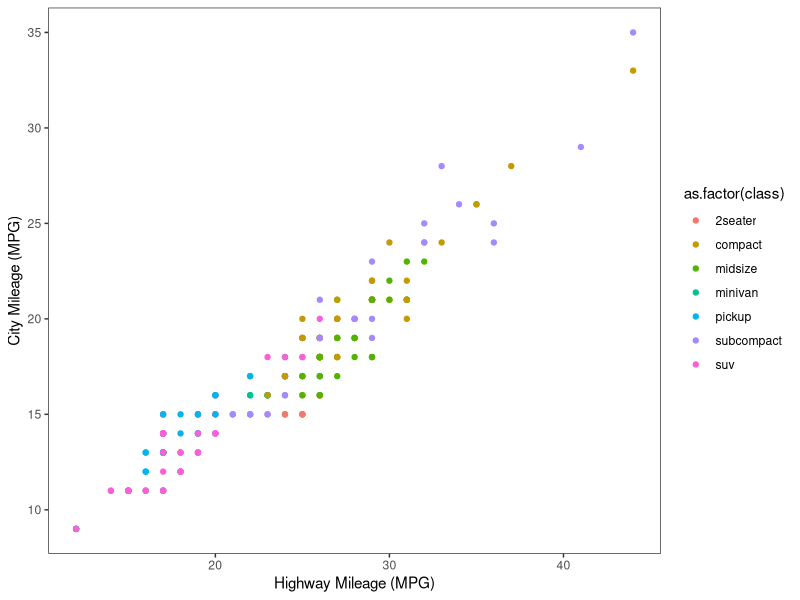
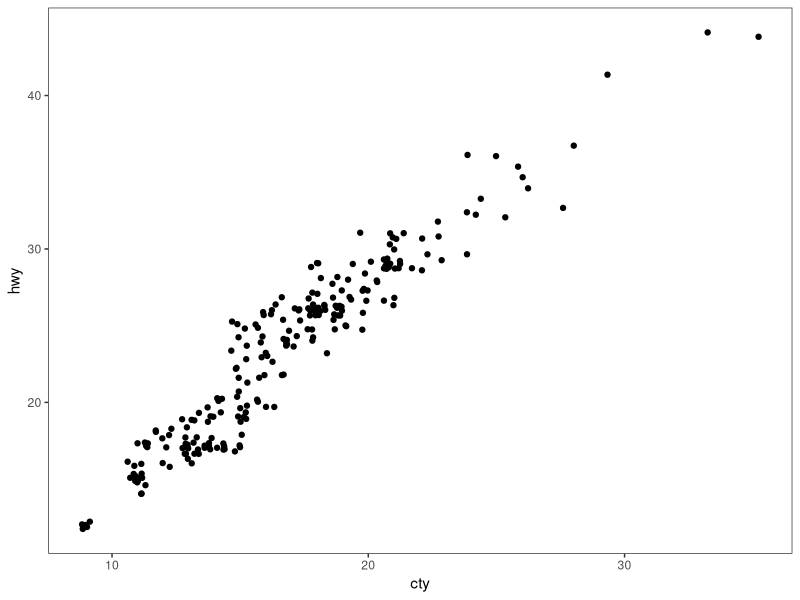
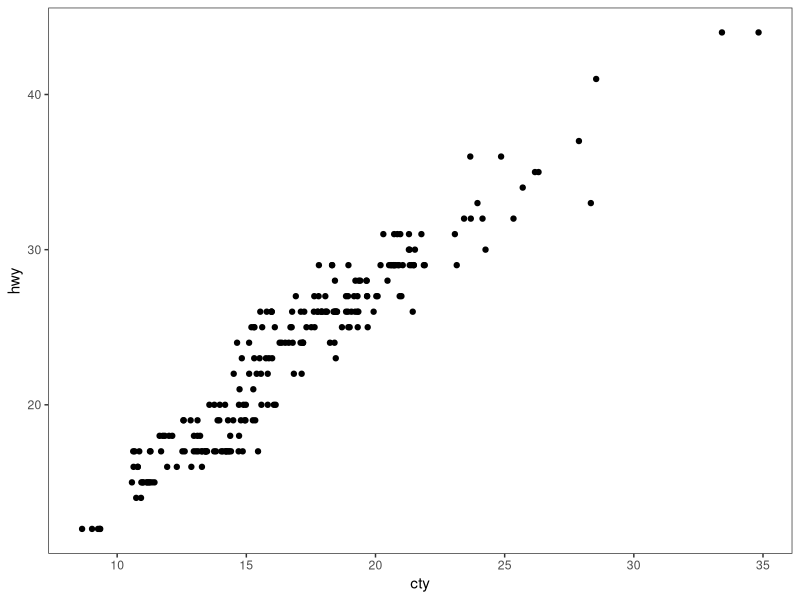
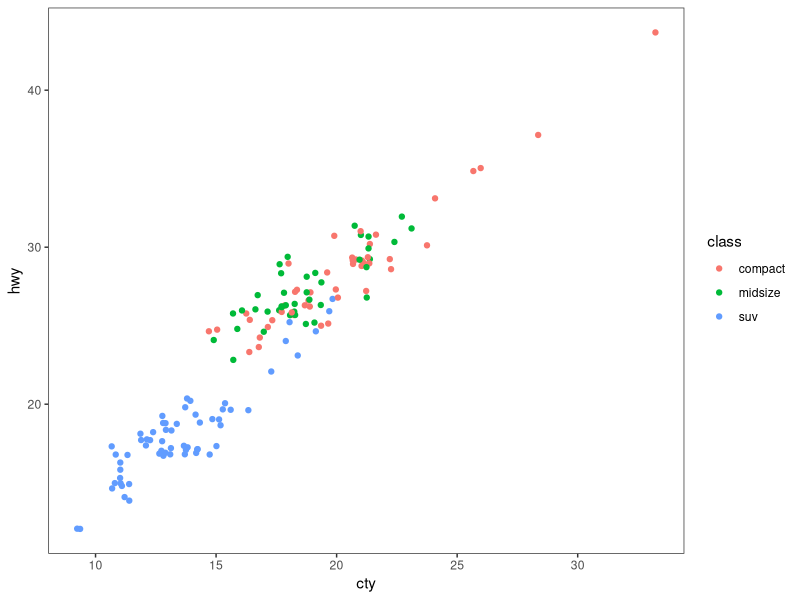
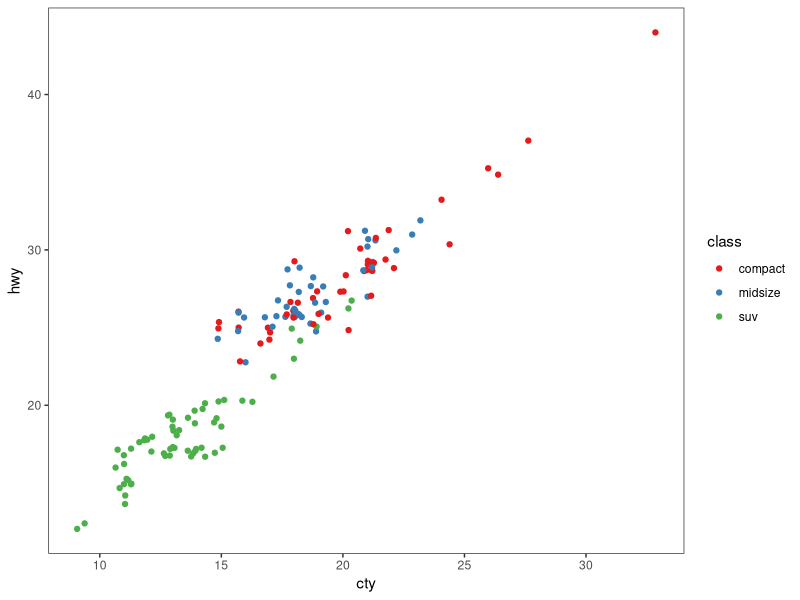
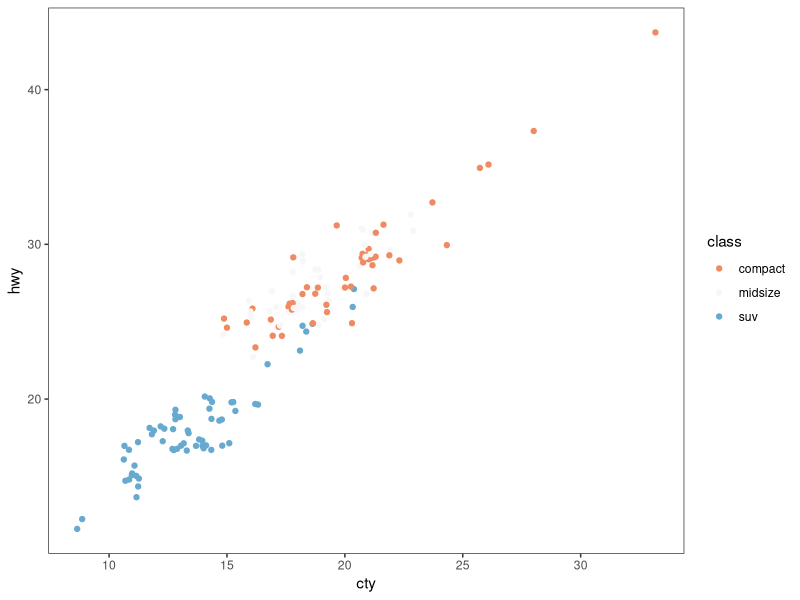
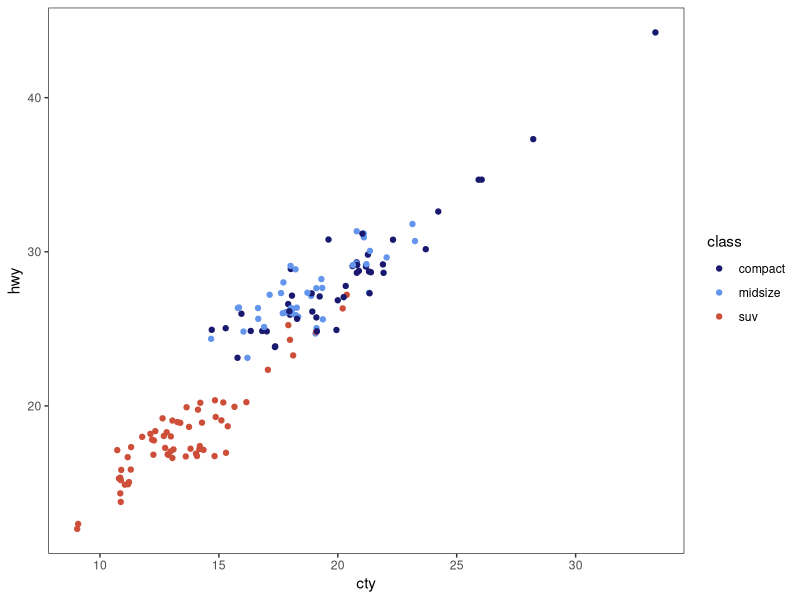
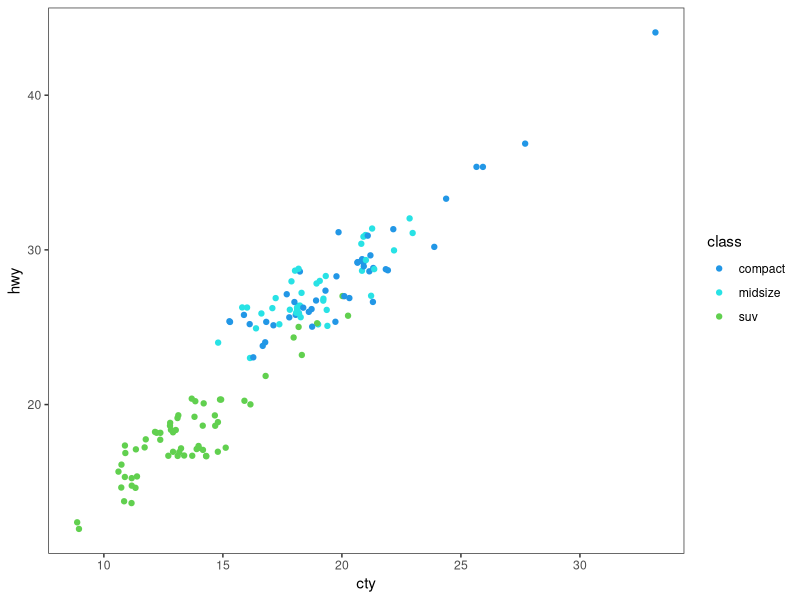

Here is the R script that generated these plots, in order: (Note: this script raises an error after producing the figures.)
# ---------------------------------------------------------- #
#### MODULE 3: Plot even more data!                       ####               
# ---------------------------------------------------------- #

## OBJECTIVE:
# 1. To develop a "grammar of graphics".
# 2. To become comfortable using ggplot2 for exploratory data visualization.


# ---------------------------------------------------------- #
#### SET UP:                                              ####
# ---------------------------------------------------------- #
# REMINDER: In RStudio, open the Rproject for our course (UNCG_DataWrangling), 
# pull any changes from GitHub, and navigate to the branch you created for 
# yourself (just a single branch for the whole semester) in RStudio's Git tab.
# Open this week's assignment in this new branch to complete and submit on GitHub.
# Ideally, you'll commit your answers a bit at a time as you work through
# this assignment, rather than committing all at once at the end.

# Reminder of some helpful resources for graphing in R:
# ggplot Cookbook: http://www.cookbook-r.com/Graphs/
# Official ggplot2 Book: https://ggplot2-book.org/
# Themes in ggplot2: https://ggplot2-book.org/polishing.html#themes

# In ggplot2, aesthetic means “something you can see”. Each aesthetic is a
# mapping between a visual cue and a variable.
# Examples include:
# position (i.e., on the x and y axes)
# color (“outside” color)
# fill (“inside” color)
# shape (of points)
# line type
# size

# Each type of geometric object (geom) accepts only a subset of all aesthetics.
# Refer to the geom help pages to see what mappings each geom accepts. Aesthetic
# mappings are set with the aes() function.

# TASK: We will be using the ggplot2 package for graphing. Fortunately, ggplot2 
# is nested within the tidyverse package (along with many others).
# Start by writing code to load the tidyverse library.
# HINT: see the end of assignment #1 if you forgot how to load a package.

library(tidyverse)

# TASK: Write code below to set your theme to black and white and both your major
# AND minor gridlines to element_blank for all plots you'll be making today.
# HINT: Check back to last week's assignment section 1.9 for setting themes for
# all plots.

theme_set(theme_bw())
theme_update(panel.grid.major=element_blank(),
             panel.grid.minor=element_blank())


# ---------------------------------------------------------- #
#### 1.0 CORRELATION                                      ####
# ---------------------------------------------------------- #

# We learned how to make correlations last week, but it never hurts to get
# more practice! Let's start by using a data set built into ggplot2.
# The mpg dataset looks at the gas efficiency of different cars. Run the following
# code to load the data:
data(mpg, package = "ggplot2")

# TASK: Create a scatterplot (i.e., a dot plot) to relate city and highway mileage.
# Color the points by the class of car (class column) and label the x and y axis 
# to be more informative (City Mileage (MPG) vs Highway Mileage (MPG)).
# HINT: Refer back to last week's assignment or the ggplot help resources if you 
# forget how to make a scatterplot.

ggplot(mpg, aes(x=hwy,y=cty))+
  xlab('Highway Mileage (MPG)')+
  ylab('City Mileage (MPG)')+
  geom_point(aes(color=as.factor(class)))

# Looks alright, but the graph may be hiding some information...
# QUESTION: How many data points are in the mpg dataframe?

str(mpg)
# There are 234 obs. in 11 columns

# QUESTION: Approximately how many dots are in the graph you just made? How does
# that compare to the number of observations in the dataframe?

# There are roughly 78 points on the graph, which is a lot smaller than
# The number of observations.

# Try another correlation-focused geom that addresses this problem by running
# the following code:
ggplot(data=mpg, aes(x=cty, y=hwy)) + 
  geom_jitter()


# QUESTION: What happened when you created the plot with geom_jitter?

# A LOT more observations were added to the plot and some points were added in randomly.

# QUESTION: Run the code to create a plot using geom_jitter a second time. Then run it
# again and again. What happens each time? Why is this happening?

# The graph slightly shifts because the geom_jitter() function randomly moves the points 
# along the x and y axises.

# TASK: The default in geom_jitter is to jitter (or slightly move) the points away
# from each other in both the x and y directions. Check the help file for geom_jitter
# and write code below to make a graph where you jitter points in only the x-dimension
# by 0.5.

ggplot(data=mpg, aes(x=cty, y=hwy)) + 
  geom_jitter(height= F, width=0.5)

# ---------------------------------------------------------- #
#### 1.1 DETOUR! COLORS, COLORS, COLORS                   ####
# ---------------------------------------------------------- #

# Our world is so colorful, and our graphs can be too! But we want to be mindful
# of our color choices to not only be beautiful, but also informative and accessible.

# TASK: Create a new dataframe that filters our mpg data down to only information
# for car classes compact, midsize, and suv using an %in% statement. Name your 
# new dataframe mpgSubset.
# HINT: Refer back to the Transform assignment if you want help with %in% (or 
# try googling!)

mpgSubset <- mpg%>%
  filter(mpg$class%in%c('compact','midsize','suv'))

# ggplot has lots of nice (and some not so nice) built-in color palettes that we 
# can use to fill our bars with color. Try running the following code:
ggplot(data=mpgSubset, aes(x=cty, y=hwy, color=class)) +
  geom_jitter()

# The code above supplies us with ggplot's default color palette, which I find not
# so pleasing. Let's try to change this!

# We can add a statement specifying the scale of colors we would prefer. One way
# to do this is to use other pre-set palettes from ggplot. Run the code below to 
# ask ggplot to use the color brewer's palette called Set 1.
ggplot(data=mpgSubset, aes(x=cty, y=hwy, color=class)) +
  geom_jitter() +
  scale_color_brewer(palette="Set1")

# Alternatively, we could use the "RdBu" palette:
ggplot(data=mpgSubset, aes(x=cty, y=hwy, color=class)) +
  geom_jitter() +
  scale_color_brewer(palette="RdBu")

# QUESTION: Investigate the color brewer's range of palettes at this website: 
# https://r-graph-gallery.com/38-rcolorbrewers-palettes.html
# What do you notice about the colors chosen from each of the palettes that we
# used above? (i.e., does it use the first three colors in the palette? The last
# three? Some other combination?)

# For Set1, the first three colors are assigned to the three variables.
# For RdBu, the extremes and a middle ground color were assigned to the variables.


# We could also pick out EXACTLY which colors we want for our figure. 
# There are 4 main ways to specify colors in R:
### by name
### by number
### by Hex code
### with the rgb() function

# By Name: R allows you to call more than 600 colors by name! Run the following
# code to see a list:
colors()

# We can put in the colors we chose for each variable by adding the 
# scale_color_manual() function to our plot. Try it out by running the following
# code:
ggplot(data=mpgSubset, aes(x=cty, y=hwy, color=class)) +
  geom_jitter() +
  scale_color_manual(values=c('midnightblue', 'cornflowerblue', 'tomato3'))


# You can also chose colors by number, which are assigned in R.

# TASK: Copy and paste the code to make our scatterplot and replace the color names
# with three numbers of your choice (between 1 and 657). How does your new figure look?
# HINT: remember to remove the quotation marks when calling numbers.


ggplot(data=mpgSubset, aes(x=cty, y=hwy, color=class)) +
  geom_jitter() +
  scale_color_manual(values=c('388', '213', '515'))

# QUESTION: How do you think you could figure out which color name belongs to
# each color number?
# HINT: Try creating a dataframe from color() by passing it into the
# as.data.frame() function.

palette <- as.data.frame(colors())

# You can also chose colors by Hex code. A Hex color code is a 6-symbol code made
# of up to three 2-symbol elements (6 symbols in length all together). Each of 
# the 2-symbol elements represents a color value in the Red-Green-Blue (RGB) color
# scale from 0 to 255. Hex codes are written with a # in front of them. Let's try
# out calling our colors using hex code.
ggplot(data=mpgSubset, aes(x=cty, y=hwy, color=class)) +
  geom_jitter() +
  scale_color_manual(values=c('#191970', '#6495ED', '#FF6347'))

# There are two great things about hex codes. First, you can call ANY color you 
# want with a hex code. That is, you're not limited to the 657 colors that are
# in ggplot. By specifying the color by hex code, you can pick literally anything!

# TASK: Google the search term "color picker". This should bring up google's color
# picker (in addition to a billion other color picking websites). Use this color
# picker to generate the hex codes for three new colors of your choice. Then copy
# and paste the above code, replacing the hex codes with your color choices.

ggplot(data=mpgSubset, aes(x=cty, y=hwy, color=class)) +
  geom_jitter() +
  scale_color_manual(values=c('#40db42', '#000000', '#cc5e1f'))

#I call it "Spooktacular"

# The second great thing about hex codes is that you can control the transparency
# of your colors. Transparency is set in a hex code by adding two extra symbols
# to the end, which together make up the "alpha" element. Adding 00 to the end 
# of your hex code will make your color completely transparent, while adding FF 
# to the end will make it completely opaque. Any number/letters in-between will 
# result in partial transparency. You can find a complete list of transparencies
# between 0-100% here: https://gist.github.com/lopspower/03fb1cc0ac9f32ef38f4

# TASK: Try out transparency by copying and pasting your graph code below and
# adding the alpha element to the end of each of your hex codes to make your
# first color 0% transparent, your second color 50% transparent, and your third
# color 100% transparent.


ggplot(data=mpgSubset, aes(x=cty, y=hwy, color=class)) +
  geom_jitter() +
  scale_color_manual(values=c('#40db42ff', '#00000080', '#cc5e1f00'))

# QUESTION: What happened to the point that you set to 100% transparent?

# Those points are completely transparent

# Finally, we can set our colors using the rgb() function. This operates very
# similarly to the hex code, where you can pick exactly the color and transparency
# you want. Try it out by running the following code:
ggplot(data=mpgSubset, aes(x=cty, y=hwy, color=class)) +
  geom_jitter() +
  scale_color_manual(values=c(rgb(.10, .10, .44, .5), rgb(.39, .58, .93, .5), rgb(1.0, .39, .28, .5)))

# TASK: Modify the above code to make all of your points 50% transparent.

# There are so many inventive and artistic people in the world who have expanded
# the offerings for colors in ggplot. Check out some notable ones listed below
# when choosing colors for this assignment.
### Color-blind friendly palettes: https://github.com/JLSteenwyk/ggpubfigs
### Color palettes from vintage National Parks posters: https://github.com/katiejolly/nationalparkcolors
### Color palettes based on Wes Anderson movies: https://github.com/karthik/wesanderson
### Color palettes from famous Dutch paintings: https://github.com/EdwinTh/dutchmasters


# ---------------------------------------------------------- #
#### 1.2 DETOUR! LEGENDS                                  ####
# ---------------------------------------------------------- #

# When you specify colors in your ggplot code, R throws in a bonus legend for free!
# However, this legend is often not as clear or visually appealing as we might 
# prefer. But as with all geometric objects in ggplot, legends can be easily altered.

# Run the following code to create a scatter plot. Feel free to modify the colors
# as you prefer!
ggplot(data=mpgSubset, aes(x=cty, y=hwy, color=class)) +
  geom_jitter()

# QUESTION: Where did ggplot get the legend title and values from?
# The titles were provided in the aes() function and the values come from the mpgSubset dataframe

# We could change the title and values in our legend by altering the dataframe
# we are passing into ggplot. But that seems a bit drastic. Instead, we can 
# lean on the same code that specifies our color picks to alter the legend text.
# Try it out by running the following code:
ggplot(data=mpgSubset, aes(x=cty, y=hwy, color=class)) + # This creates our scatterplot with the assigned x and y axises, and colors scaled by class
  geom_jitter() + # This tells R to insert the data in a spaced out manner. 
  scale_color_manual(values=c('#FCBA03', '#380754', '#496916'), # This assigns a color to each value
                     name='Class of Car', # This renames the title of the variables 
                     breaks=c('suv', 'midsize', 'compact'), # This breaks the data up by variable
                     labels=c('SUV', 'Midsize', 'Compact')) # This gives labels to the broken up variable data


# TASK: Label each line of the code above with what it is doing.
# HINT: Check the scale_color_manual help file or ggplot Cookbook for more info.


# IMPORTANT: It is important to pay attention to the order you provide ggplot with 
# your color choices and legend labels! Try running the following code:
ggplot(data=mpgSubset, aes(x=cty, y=hwy, color=class)) + 
  geom_jitter() + 
  scale_color_manual(values=c('#FCBA03', '#380754', '#496916'), 
                     name='Class of Car', 
                     breaks=c('suv', 'midsize', 'compact'), 
                     labels=c('Compact', 'SUV', 'Midsize')) 


# QUESTION: What is wrong with the code above? Why is it so important to be
# careful with the order you pass information into ggplot?

# The labels for the break data is assigned to the wrong variables and has a misleading output.


# While changing the legend text and factor order takes place in the scale_color_manual
# step, moving the legend around on the graph page is part of the graph theme. We
# can try this out using the code below:
ggplot(data=mpgSubset, aes(x=cty, y=hwy, color=class)) + 
  geom_jitter() + 
  theme(legend.position='bottom')


# TASK: Modify the code above to have the legend display along the bottom of
# the figure.


# We can also have the legend located within the area of the graph itself! We can 
# do this by specifying the coordinates for where the legend should go within the
# graph axes. First we set the legend position and then we set the anchoring 
# position by justifying the legend.
### bottom left: 0,0
### bottom right: 1,0
### top left: 0,1
### top right: 1,1

# Try it out by running the following code:
ggplot(data=mpgSubset, aes(x=cty, y=hwy, color=class)) + 
  geom_jitter() + 
  theme(legend.position=c(1,0), legend.justification=c(1,0))

# QUESTION: What happens if you don't include the code for legend justification
# above?
# The legend is placed in the wrong area, to the bottom right outside of the graph

# TASK: Copy and paste the code from above. Modify it to place the legend in the
# upper left part of the graph.
ggplot(data=mpgSubset, aes(x=cty, y=hwy, color=class)) + 
  geom_jitter() + 
  theme(legend.position=c(0,1), legend.justification=c(0,1))

# Finally, we might want to remove the legend altogether! We would do so by
# modifying the theme as well. 

# TASK: Check the ggplot cookbook to find the legends section. Read what it says 
# about removing the legend. Then copy and paste the graph code from above. Modify
# the code to remove the legend.

ggplot(data=mpgSubset, aes(x=cty, y=hwy, color=class)) + 
  geom_jitter() + 
  theme(legend.position= "none")
# ---------------------------------------------------------- #
#### 2.0 DEVIATION                                        ####
# ---------------------------------------------------------- #

# Used to compare variation in values between small number of items (or categories) 
# with respect to a fixed reference.

# Whether the graphical type is a deviation graph or a composition graph (or a 
# ranking graph) may depend on the underlying data structure.

# We used geom_bar() last week with factor data to create a bar graph. But
# geom_bar() is a bit tricky because it can make EITHER a bar graph or a histogram
# depending on the data you give it. The default of geom_bar() is to set stat to 
# count so if you give it just a continuous x value, it will make a histogram. Try
# it with the following code:
ggplot(data=mpg, aes(x=hwy)) + 
  geom_bar()

# In order to have the geom create bars and not a histogram, you must:
# 1) Set stat = identity
# 2) Provide both an x and a y inside the aes(), where x is either a character 
# or factor and y is numeric.

# TASK: Create a dataframe of summary statistics for the mpg data, calculating the
# mean, standard deviation, and standard error for highway mpg grouping by class.
# Name the resulting dataframe highwayMPG and your new variables hwy_mean, hwy_sd,
# and hwy_se.
# HINT: Look back at the Transform assignment if you forget how to summarize the
# data. Also recall, standard error = 1.96*standard deviation.

highwayMPG <- mpg%>%
  group_by(class) %>%  
  summarize(across(.col="hwy", .fns=list(mean=mean, sd=sd),na.rm=T)) %>% 
  mutate(hwy_se=1.96*hwy_sd)
 

# TASK: Create a bar graph showing the average highway MPG on the y-axis and 
# car class on the x-axis. Fill the bars by class. Add in error bar caps that are 20%
# the width pf the bars.
# HINT: Don't forget to change stat from the default in your geom_bar() statement!
ggplot(data=highwayMPG, aes(x=class, y=hwy_mean))+
  geom_bar(aes(fill=as.factor(class)), stat="identity")+
  geom_errorbar(aes(ymin=hwy_mean-hwy_se, ymax=hwy_mean+hwy_se), width=.2)

# ---------------------------------------------------------- #
#### 2.1 DETOUR! COLORS AND LEGENDS, AGAIN                ####
# ---------------------------------------------------------- #

# Recall that some geometric elements require fills instead of (or sometimes in
# addition to) colors.

# TASK: Create a bar graph with the mpg summary stats with the following parameters:
# (1) Black bar outline
# (2) Bars filled with the color brewer palette "Dark2" using the scale_fill_manual
#     statement
# (3) No legend
# (4) Informative x- and y-axis labels.

ggplot(data=highwayMPG, aes(x=class, y=hwy_mean))+
  geom_bar(aes(fill=as.factor(class)),stat="identity", color="black")+
  scale_fill_brewer(palette="Dark2")+
  theme(legend.position="none")+
  xlab("Class of Vehicle")+
  ylab("Highway Mean (MPG)")

# HINT: Carefully consider whether your color and/or fill should go within an aes() 
# statement, the scale_fill_manual or scale_color_manual statements, or neither.
# If in doubt, try a bunch of ways until it looks how we want it. And consult 
# your helpful ggplot resources on the web.


# ---------------------------------------------------------- #
#### 2.2 DETOUR! AXIS MODIFICATIONS                       ####
# ---------------------------------------------------------- #

# Run the following code, feeling free to modify colors as you prefer:
ggplot(data=highwayMPG, aes(x=class, y=hwy_mean, fill=class)) +
  geom_bar(stat='identity') +
  

# QUESTION: Where is ggplot getting the x-axis tick labels from?

# From the fill=class argument.

# Often our tick labels are not the best. We can modify them to be more informative
# or visually appealing by directly modifying the dataframe, but again this feels
# a bit extreme. Instead, we can directly modify the scale of the axis. For axes
# that deal with categories, we are setting the discrete scale. Try it out by
# running the following code:
ggplot(data=highwayMPG, aes(x=class, y=hwy_mean, fill=class)) +
  geom_bar(stat='identity') +
  scale_x_discrete(labels=c('sport', 'compact', 'midsize', 'minivan', 'pickup', 'subcompact', 'SUV'))

# We can also change the scale of the continuous axes, including how large they are
# and where the tick marks fall as follows:
ggplot(data=highwayMPG, aes(x=class, y=hwy_mean, fill=class)) +
  geom_bar(stat='identity') +
  scale_y_continuous(breaks=seq(0, 50, 10)) +
  coord_cartesian(ylim=c(0,50))

# QUESTION: Try running the code above without the coord_cartesian() statement. 
# What is surprising about the resulting graph? Based on this result, what do you
# think the coord_cartesian() statement does?

# It gives y values from 0-50, without it the graph fits to the longest bar.

# We can also add a statement into the scale discrete or continuous statements
# to name our axes, rather than putting in a whole separate step of xlab() or ylab().
# Try it out with the following code:
ggplot(data=highwayMPG, aes(x=class, y=hwy_mean, fill=class)) +
  geom_bar(stat='identity') +
  scale_x_discrete(name='Class of Car') +
  scale_y_continuous(name='Mean Highway MPG')


# Finally, we can flip our axes easily in ggplot as follows:
ggplot(data=highwayMPG, aes(x=class, y=hwy_mean, fill=class)) +
  geom_bar(stat='identity') +
  coord_flip()


# TASK: Let's put it all together. Make a graph of the mpg summary stats with the
# following specifications:
# (1) color by class of car using a color scheme of your choice (not the default)
# (2) plot the class of car on the x-axis and the highway MPG on the y axis
# (3) include better names for the x- and y-axis titles
# (4) include better names for the car classes
# (5) set the scale of the highway mpg to run from 0 to 30 with breaks every 5 
# (6) flip your axes
# (7) remove the legend

ggplot(data=highwayMPG, aes(x=class, y=hwy_mean, fill=class))+
  geom_bar(stat="identity")+
  scale_fill_brewer(palette="Spectral")+
  scale_x_discrete(labels=c("2 Seater", "Compact", "Mid-size", "Minivan", "Pickup", "Sub-compact", "SUV"),
                   name = "Vehicle Class")+
  scale_y_continuous(breaks=seq(0, 30, 5),
                     name = "Highway Mean (MPG)") +
  coord_cartesian(ylim=c(0,30))+
  theme(legend.position = "none")+
  coord_flip()

# ---------------------------------------------------------- #
#### 3.0 RANKING                                          ####
# ---------------------------------------------------------- #
# Used to compare the position or performance of multiple items with respect to 
# each other. Actual values matters somewhat less than the ranking.

# TASK: Create a dataframe of summary statistics for the mpg data, calculating the
# mean, standard deviation, and standard error for CITY mpg grouping by class.
# Name the resulting dataframe cityMPG and your new variables city_mean, city_sd,
# and city_se.
# HINT: Look back at the Transform assignment if you forget how to summarize the
# data. Also, standard error = 1.96*standard deviation.

cityMPG <- mpg%>%
  group_by(class) %>%  
  summarize(across(.col="cty", .fns=list(mean=mean, sd=sd),na.rm=T)) %>% 
  mutate(cty_se=1.96*cty_sd)


# Now we want to plot our data in order from smallest to largest city MPG to get
# a ranking. To do so, we need to use the reorder() function to rearrange the data
# going into our x-axis.
ggplot(cityMPG, aes(x=reorder(class, cty_mean), y=cty_mean)) + 
  geom_bar(stat="identity")

# TASK: Recreate the above ranking figure to include the following:
# (1) class of car on the x-axis with informative axis and tick labels
# (2) MPG ordered from highest to lowest (hint: try google if you're unsure)
# (3) bars with dark grey outlines and filled by class with your favorite color scheme
# (4) error bars with end caps 30% the width of the bars
# (5) y-axis from 0 to 30 with tick marks every 5
# (6) no legend.
ggplot(cityMPG, aes(x=reorder(class, cty_mean, decreasing = T), y=cty_mean, fill=class)) + 
  geom_bar(color="darkgrey", stat="identity")+
  scale_fill_brewer(palette="Spectral")+
  scale_x_discrete(name = "Class of Vehicles",
                   labels = c("Pickup", "SUV", "2 Seater", "Minivan", "Mid-size", "Compact", "Sub-compact"))+
  geom_errorbar(aes(ymin=cty_mean-cty_se, ymax=cty_mean+cty_se), width=.3)+
  scale_y_continuous(breaks=seq(0, 30, 5),
                     name = "City Mean (MPG)") +
  coord_cartesian(ylim=c(0,30))+
  theme(legend.position = "none")

# Insert Elmo on fire gif here

# ---------------------------------------------------------- #
#### 4.0 DISTRIBUTION                                     ####
# ---------------------------------------------------------- #
# When you have lots and lots of data points and want to study where and how the
# data points are distributed.

# Histograms can be accomplished with either geom_bar() or geom_histogram()
ggplot(mpg, aes(hwy)) + 
  geom_histogram()

# TASK: Recreate the graph above, but using geom_bar() instead


ggplot(mpg, aes(hwy)) + 
  geom_bar()

# TASK: Try making a histogram with the categorical variable 'manufacturer'.
# What error message do you get?

# Crying emoji ;-;

ggplot(mpg, aes(manufacturer)) + 
  geom_histogram()

# ! Problem while computing stat. Requires a continuous x aesthetic


# QUESTION: What happens when you follow the advice of the error message and 
# make stat='count'?
ggplot(mpg, aes(manufacturer)) + 
  geom_histogram(stat="count")


# TASK: Make a boxplot comparing the distribution of cty (city mileage) for
# each class of car.
# HINT: Look back to last week if you forget how to make a boxplot.

ggplot(mpg, aes(x=cty, y=class, fill=class)) + 
  geom_boxplot()+
  scale_fill_brewer(palette="Spectral")

# We can also make a different type of distribution, a violin plot using the 
# geom_violin statement as follows:
ggplot(mpg, aes(x=class, y=cty)) + 
  geom_violin()

# QUESTION: What does a violin plot show? Check google if you're unsure.

# These are super cool! I've never seen a violin plot before.
# From what I can tell, they are similar to boxplots in that they show distribution
# But, violin plots go a step further and show which variables have the highest density for each class distribution.
# HECK YEAH, STATISTICS!


# ---------------------------------------------------------- #
#### 5.0 COMPOSITION                                      ####
# ---------------------------------------------------------- #
# Bar charts and pie charts are classic ways of showing composition of a dataset.

# TASK: Let's get some data for this task by determining the number of cars from 
# each car manufacturer in our mpg dataframe. We can do this as follows:
manufacturerFreq <- mpg %>% 
  group_by(manufacturer) %>% 
  summarize(frequency=length(manufacturer)) %>% 
  ungroup()

# TASK: Make a bar graph of the number of cars (frequency) by manufacturer using
# the dataframe we created above.

ggplot(manufacturerFreq, aes(frequency)) + 
  geom_bar()

# We can switch the bar chart you created above into a pie chart simply by changing
# the coordinate system through a series of steps as follows:

ggplot(manufacturerFreq, aes(x=manufacturer, y=frequency)) +
  geom_bar(stat="identity") +
  coord_polar()

ggplot(manufacturerFreq, aes(x=manufacturer, y=frequency, fill=manufacturer)) +
  geom_bar(stat="identity") +
  coord_polar()

ggplot(manufacturerFreq, aes(x="", y=frequency, fill=manufacturer)) +
  geom_bar(stat="identity", width=1) +
  coord_polar()

ggplot(manufacturerFreq, aes(x="", y=frequency, fill=manufacturer)) +
  geom_bar(stat="identity", width=1) +
  coord_polar(theta="y")

ggplot(manufacturerFreq, aes(x="", y=frequency, fill=manufacturer)) +
  geom_bar(stat="identity", width=1) +
  coord_polar(theta="y", start=0) +
  theme_void() +
  theme(legend.title = element_text(size = 12.5), 
        legend.text  = element_text(size = 8.5),
        legend.key.size = unit(.75, "lines"))

# TASK: Annotate the code below to describe what each line does:
ggplot(manufacturerFreq, aes(x="", y=frequency, fill=manufacturer)) + #Inputs data and applies axises to variables
  geom_bar(stat="identity", width=1) + # This gives us a barplot instead of a histogram, with a width of 1
  coord_polar(theta="y", start=0) + # This circularizes the data output
  theme_void() + #Removes the any background
  theme(legend.title = element_text(size = 12.5), # Edits the legend title text size
        legend.text  = element_text(size = 8.5), # Edits the text size within the legend
        legend.key.size = unit(.75, "lines")) # Size and type fo legend units




# ---------------------------------------------------------- #
#### 6.0 CHANGE                                           ####
# ---------------------------------------------------------- #

# Time series are often best visualized with line graphs. Let's try this out
# with some new data:
data("economics")

# TASK: Use the economics dataset to plot the number of people who are unemployed
# over time (unemploy vs date). Make a scatterplot, then connect the points with 
# lines using geom_line().
# HINT: use ?economics to get more information about this dataset.
?economics

ggplot(economics, aes(x=date, y=unemploy, color=date))+
  geom_point()+
  geom_line()



# ---------------------------------------------------------- #
#### GROUPS AND MAPS                                      ####
# ---------------------------------------------------------- #

# Let's save these for group project options, this assignment is really long!









# REMEMBER: Save and push your script when you're done with this assignment!
